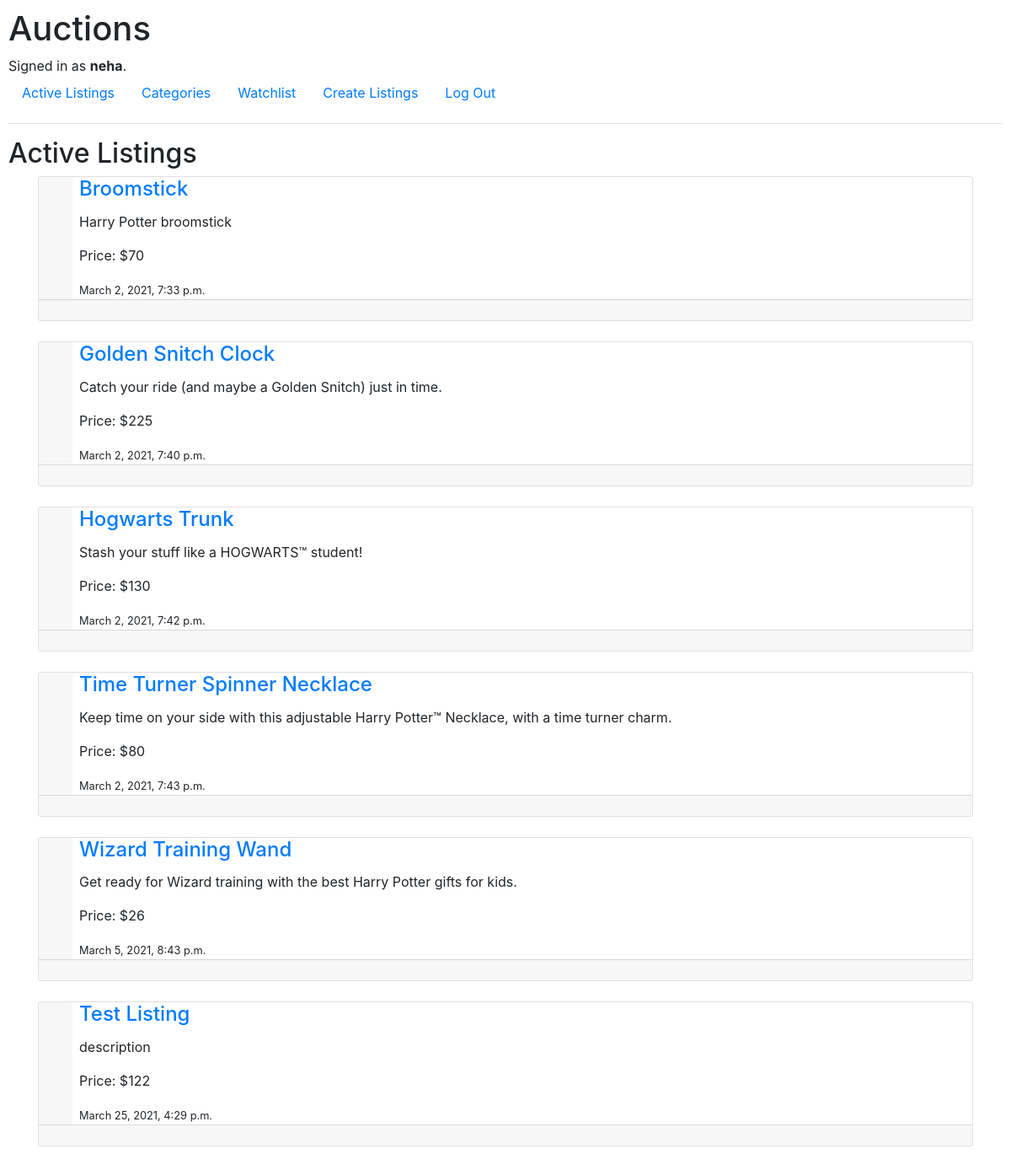
The page / (signed in) on the database its author committed.
### auctions/models.py (models this page shows, shortened)
class User(AbstractUser):
    """
    Creates User model
    """

class Listing(models.Model):
    user = models.ForeignKey(User, on_delete=models.CASCADE,
                                related_name="user_listings", blank=True, null=True)
    title = models.CharField(max_length=64)
    description = models.CharField(max_length=500)
    bid = models.IntegerField()
    created = models.DateTimeField(auto_now_add=True)
    listing_image = models.URLField(default=None, blank=True, null=True)
    category = models.ForeignKey(Category, on_delete=models.CASCADE, blank=True,
                                null=True, related_name="list_category")
    watchers = models.ManyToManyField(User, blank=True, related_name="watchlist")
    is_active = models.BooleanField(default=True)
    winner = models.ForeignKey(User, on_delete=models.CASCADE, related_name="listing_win",
                             default=None, blank=True, null=True)

### auctions/views.py (the view)
# urls.py: path("", views.index, name="index"),
def index(request):
    user = request.user.id
    query = Q(is_active=True) | Q(winner=user)
    return render(request, "auctions/index.html", {
        "listings": Listing.objects.filter(query)
    })

### auctions/templates/auctions/index.html (shortened to what this page needs)
{% extends "auctions/layout.html" %}
{% block body %}
    <h2>Active Listings</h2>
    <div class="container">
        {% for listing in listings %}
            <div class="card flex-row flex-wrap">
                <div class="card-header border-0">
                </div>
                <div class="card-block px-2">
                    <a href="{% url 'auctions:listing' listing.id %}">
                        <h4 class="card-title">{{ listing.title }}</h4>
                    </a>
                    <p class="card-text">{{ listing.description }}</p>
                    <p class="card-text">Price: ${{ listing.bid }}</p>
                    <p class="card-text"><small>{{ listing.created }}</small></p>
                </div>
                <div class="card-footer w-100 text-muted"></div>
            </div>
            <br>
        {% endfor %}
    </div>
{% endblock %}

### auctions/templates/auctions/layout.html (shortened to what this page needs)
{% load static %}
<!DOCTYPE html>
<html lang="en">
    <head>
        <link rel="stylesheet" href="https://stackpath.bootstrapcdn.com/bootstrap/4.4.1/css/bootstrap.min.css">
        <link href="{% static 'auctions/styles.css' %}" rel="stylesheet">
    </head>
    <body>
        <h1>Auctions</h1>
        <div>
            {% if user.is_authenticated %}
                Signed in as <strong>{{ user.username }}</strong>.
            {% else %}
                Not signed in.
            {% endif %}
        </div>
        <ul class="nav">
            <li class="nav-item">
                <a class="nav-link" href="{% url 'auctions:index' %}">Active Listings</a>
            </li>
            <li class="nav-item">
                <a class="nav-link" href="{% url 'auctions:category' %}">Categories</a>
            </li>
            {% if user.is_authenticated %}
                <li class="nav-item">
                    <a class="nav-link" href="{% url 'auctions:watchlist' %}">Watchlist</a>
                </li>
                <li class="nav-item">
                    <a class="nav-link" href="{% url 'auctions:createlisting' %}">Create Listings</a>
                </li>
                <li class="nav-item">
                    <a class="nav-link" href="{% url 'auctions:logout' %}">Log Out</a>
                </li>
            {% endif %}
        </ul>
        <hr>
        {% block body %}
        {% endblock %}
    </body>
</html>

### auctions/static/auctions/styles.css (style rules this page uses)
body { padding: 10px; }

### rows shown on the page
User: username "neha"
Listing: title "Broomstick", description "Harry Potter broomstick", bid "70", created "March 2, 2021, 7:33 p.m."
Listing: title "Golden Snitch Clock", description "Catch your ride (and maybe a Golden Snitch) just in time.", bid "225", created "March 2, 2021, 7:40 p.m."
Listing: title "Hogwarts Trunk", description "Stash your stuff like a HOGWARTS™ student!", bid "130", created "March 2, 2021, 7:42 p.m."
Listing: title "Time Turner Spinner Necklace", description "Keep time on your side with this adjustable Harry Potter™ Necklace, with a time turner charm.", bid "80", created "March 2, 2021, 7:43 p.m."
Listing: title "Wizard Training Wand", description "Get ready for Wizard training with the best Harry Potter gifts for kids.", bid "26", created "March 5, 2021, 8:43 p.m."
Listing: title "Test Listing", description "description", bid "122", created "March 25, 2021, 4:29 p.m."
